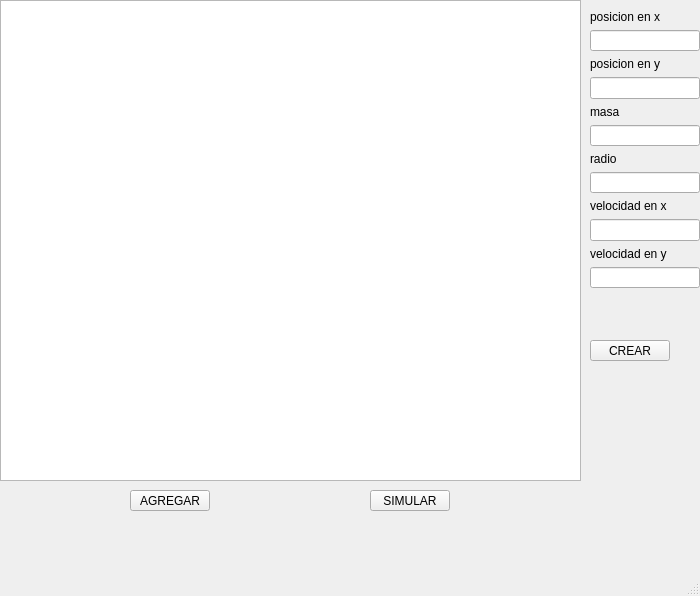
<?xml version="1.0" encoding="UTF-8"?>
<ui version="4.0">
 <class>MainWindow</class>
 <widget class="QMainWindow" name="MainWindow">
  <property name="geometry">
   <rect>
    <x>0</x>
    <y>0</y>
    <width>700</width>
    <height>596</height>
   </rect>
  </property>
  <property name="windowTitle">
   <string>MainWindow</string>
  </property>
  <widget class="QWidget" name="centralwidget">
   <widget class="QGraphicsView" name="graphicsView">
    <property name="geometry">
     <rect>
      <x>0</x>
      <y>0</y>
      <width>581</width>
      <height>481</height>
     </rect>
    </property>
   </widget>
   <widget class="QWidget" name="layoutWidget">
    <property name="geometry">
     <rect>
      <x>590</x>
      <y>10</y>
      <width>110</width>
      <height>278</height>
     </rect>
    </property>
    <layout class="QVBoxLayout" name="verticalLayout_2">
     <item>
      <widget class="QLabel" name="label_7">
       <property name="text">
        <string>posicion en x</string>
       </property>
      </widget>
     </item>
     <item>
      <widget class="QLineEdit" name="posx_2"/>
     </item>
     <item>
      <widget class="QLabel" name="label_8">
       <property name="text">
        <string>posicion en y</string>
       </property>
      </widget>
     </item>
     <item>
      <widget class="QLineEdit" name="posy_2"/>
     </item>
     <item>
      <widget class="QLabel" name="label_9">
       <property name="text">
        <string>masa</string>
       </property>
      </widget>
     </item>
     <item>
      <widget class="QLineEdit" name="mas_2"/>
     </item>
     <item>
      <widget class="QLabel" name="label_10">
       <property name="text">
        <string>radio</string>
       </property>
      </widget>
     </item>
     <item>
      <widget class="QLineEdit" name="redio_2"/>
     </item>
     <item>
      <widget class="QLabel" name="label_11">
       <property name="text">
        <string>velocidad en x</string>
       </property>
      </widget>
     </item>
     <item>
      <widget class="QLineEdit" name="velx_2"/>
     </item>
     <item>
      <widget class="QLabel" name="label_12">
       <property name="text">
        <string>velocidad en y</string>
       </property>
      </widget>
     </item>
     <item>
      <widget class="QLineEdit" name="vely_2">
       <property name="text">
        <string/>
       </property>
      </widget>
     </item>
    </layout>
   </widget>
   <widget class="QPushButton" name="btn_1">
    <property name="geometry">
     <rect>
      <x>590</x>
      <y>340</y>
      <width>80</width>
      <height>21</height>
     </rect>
    </property>
    <property name="text">
     <string>CREAR</string>
    </property>
   </widget>
   <widget class="QPushButton" name="btn_2">
    <property name="geometry">
     <rect>
      <x>130</x>
      <y>490</y>
      <width>80</width>
      <height>21</height>
     </rect>
    </property>
    <property name="text">
     <string>AGREGAR</string>
    </property>
   </widget>
   <widget class="QPushButton" name="pushButton">
    <property name="geometry">
     <rect>
      <x>370</x>
      <y>490</y>
      <width>80</width>
      <height>21</height>
     </rect>
    </property>
    <property name="text">
     <string>SIMULAR</string>
    </property>
   </widget>
  </widget>
  <widget class="QMenuBar" name="menubar">
   <property name="geometry">
    <rect>
     <x>0</x>
     <y>0</y>
     <width>700</width>
     <height>21</height>
    </rect>
   </property>
  </widget>
  <widget class="QStatusBar" name="statusbar"/>
 </widget>
 <resources/>
 <connections/>
</ui>
